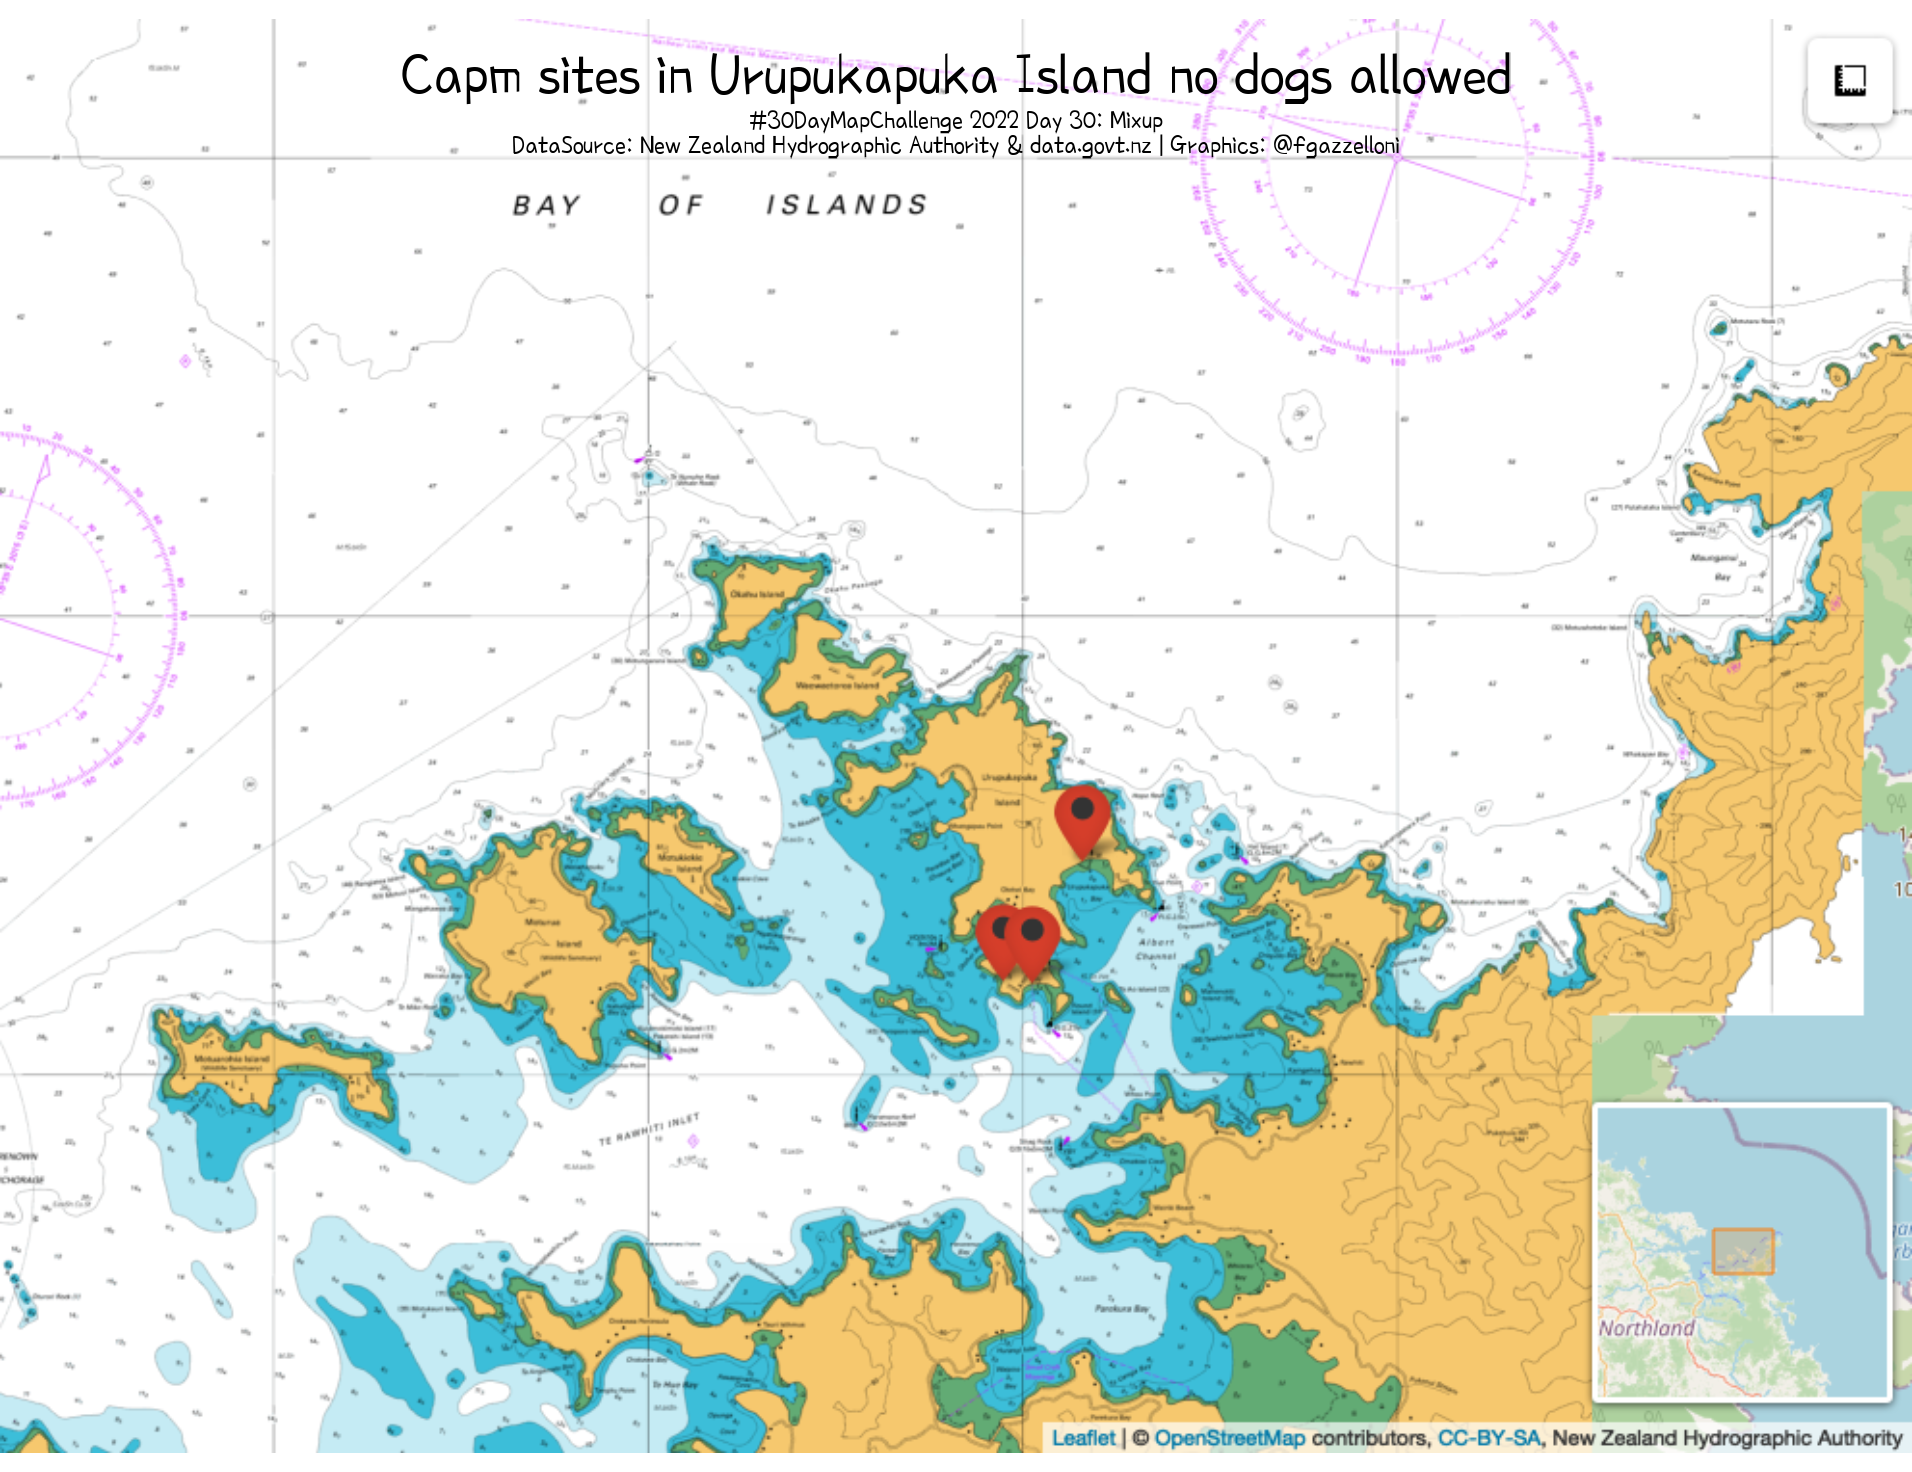

R code for this plot:
#30DayMapChallenge 2022 Day 30: Remix
# Author: Federica Gazzelloni


# set the fonts
library(showtext)
library(sysfonts)
library(extrafont)
showtext::showtext_auto()
showtext::showtext_opts(dpi=320)
font_add_google(name="Poor Story",family="Poor Story")

library(leaflet)
# library(leaflet.extras)
# library(leaflet.providers)

# fileid<- "d069b4c5-ec5b-c750-45aa-0a13f57dc35a"
#Geographic Bounding Box
# bbox<- c(174.064747966174,.345239694,-35.2867580621,-35.1399271488)


library(tidyverse)
library(rgdal)
library(sf)
# Department of Conservation (DOC) - Campsites. Dataset shows all campsites.
# https://catalogue.data.govt.nz/dataset/doc-campsites3
shp <- readOGR("data/DOC_Campsites")

plot(shp)
shp%>%View
shp@proj4string
shp@data%>%
  ggplot()+
  geom_point(aes(x,y))
  
df <- shp@data %>%
  st_as_sf(coords=c("x","y"),
           crs="+proj=tmerc +lat_0=0 +lon_0=173 +k=0.9996 +x_0=1600000 +y_0=10000000 +ellps=GRS80 +towgs84=0,0,0,0,0,0,0
+units=m +no_defs") %>%
  sf::st_transform(crs = "+proj=longlat +datum=WGS84")  %>%
  tibble() 


df1 <- shp@data %>%
  st_as_sf(coords=c("x","y"),
           crs="+proj=tmerc +lat_0=0 +lon_0=173 +k=0.9996 +x_0=1600000 +y_0=10000000 +ellps=GRS80 +towgs84=0,0,0,0,0,0,0
+units=m +no_defs") %>%
  sf::st_transform(crs = "+proj=longlat +datum=WGS84")  %>%
  st_coordinates() %>%
  bind_cols(df) 


df2<- df1%>%
  mutate(dogs=ifelse(dogsAllowe=="No dogs","no","yes"),
         .after=Y)

df1%>%View
table(df2$dogs)
table(df2$campsiteCa)

getColor <- function(df2) {
  sapply(df2$dogs, function(dogs) {
    ifelse(dogs == "yes","green","red")})
    }

icons <- awesomeIcons(
  icon = 'ios-close',
  iconColor = 'black',
  library = 'ion',
  markerColor = getColor(df2)
)




tile <- "http://tiles-{s}.data-cdn.linz.govt.nz/services;key=0661036048984cf88489c5930d0c2e98/tiles/v4/layer=NZ512501/EPSG:3857/{z}/{x}/{y}.png"

islands_mixup <- leaflet(options = leafletOptions(zoomControl = FALSE)) %>% 
  # -35.20870804, 174.22736660.
  setView(174.22736660,-35.20870804,zoom=14) %>%
  addTiles() %>%
  # addProviderTiles(providers$Esri.NatGeoWorldMap,
  #                  options = providerTileOptions(opacity = 0.35))%>%
  addWMSTiles(
    "https://tiles-cdn.koordinates.com/services;key=0661036048984cf88489c5930d0c2e98/tiles/v4/layer=51306/EPSG:3857/{z}/{x}/{y}.png",
    layers = "51306",
    options = WMSTileOptions(format = "image/png", 
                             transparent = FALSE),
    attribution = "New Zealand Hydrographic Authority") %>%
  addAwesomeMarkers(lng = df2$X,
                    lat = df2$Y, 
                    icon=icons) %>%
  addMeasure()%>%
  addMiniMap()

islands_mixup  


## load packages
library(htmlwidgets)
library(webshot)


## save html to png
saveWidget(islands_mixup, "temp.html", selfcontained = FALSE)
webshot("temp.html", file = "data/islands_mixup.png",
        cliprect = "viewport")



library(cowplot)
ggdraw()+
  draw_image("data/islands_mixup.png")+
  draw_line(x=c(0,0.99),y=c(0.89),
            alpha=0.4,
            color="grey95",size=20)+
  draw_label("Campsites in Urupukapuka Island no dogs allowed",
             x=0.5,y=0.95,
             fontface = "bold",
             fontfamily = "Poor Story") +
  draw_label("#30DayMapChallenge 2022 Day 30: Mixup\nDataSource: New Zealand Hydrographic Authority & data.govt.nz | Graphics: @fgazzelloni",
             x=0.5,y=0.90,
             lineheight = 1.2,
             fontfamily = "Poor Story",
             size=5) 

ggsave("day30_remix.png",
       dpi=200,
       width = 6.83,
       height =5.26 )
